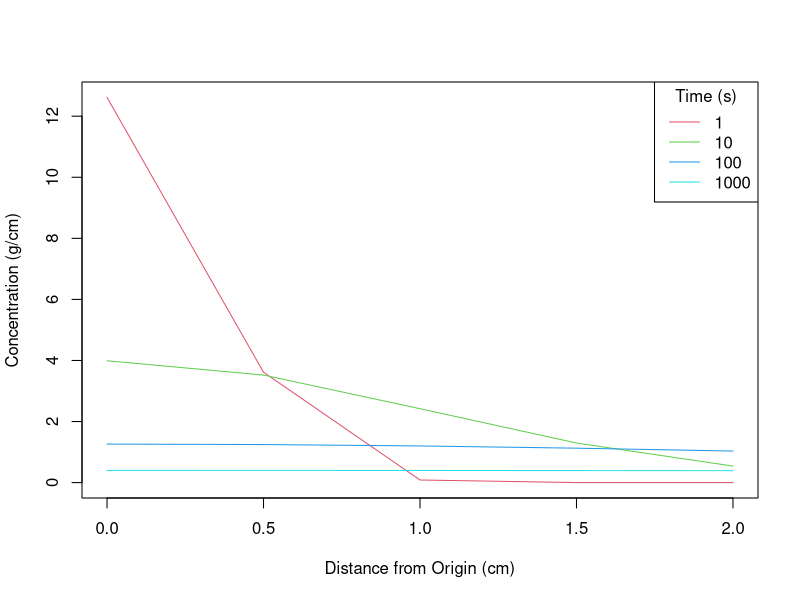
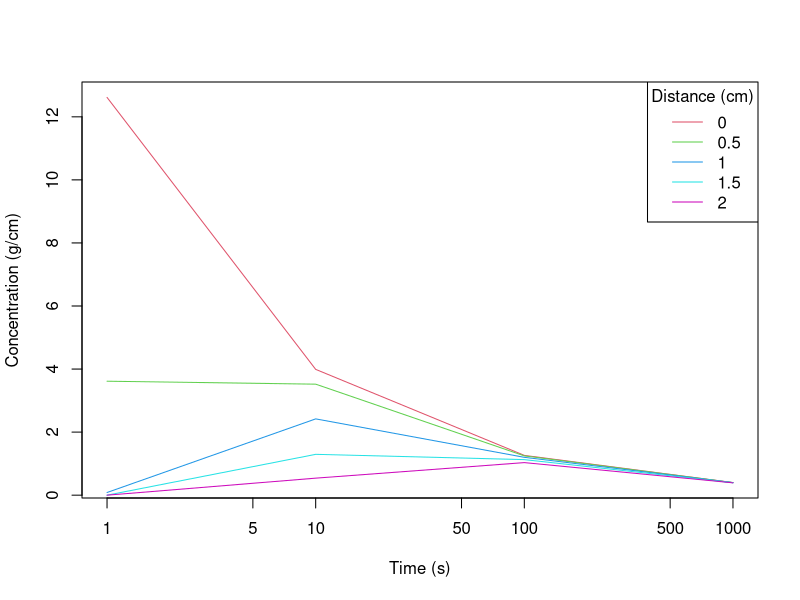

Reproduce these figures in R, in order.
## ---- chunk 1
M = 10 
D = 0.05 
## ---- chunk 2
x = seq(0,2,.5)
Time = c(1,10,100,1000) 
C_matrix = matrix(NA,length(x),length(Time)) 
## ---- chunk 3
# Initial Conditions
M = 10
D = 0.05

# Nested for loops that calculate the concentration
# Loops over the x vector for each time spot
# Adds to that spot in the matrix
# x is in the x spot and time is in the y spot
# x is rows and time is columns
for(i_Time in 1:length(Time)){
  for(i_x in 1:length(x)){
    C = (M/sqrt(4*pi*D*Time[i_Time]))*exp(-((x[i_x])^2/(4*D*Time[i_Time])))
    C_matrix[i_x,i_Time] <- C
  }
}
## ---- chunk 4
plot(x = NULL,y = NULL, ylab = "Concentration (g/cm)", xlab = "Distance from Origin (cm)", ylim = range(C_matrix[,1]), xlim = range(x))

for(time_spot in 1:length(Time)){
  lines(x, C_matrix[,time_spot], type = 'l', col = time_spot+1)
}

# Add legend
legend("topright",title = "Time (s)", legend = Time, col = 2:(length(x)+1), lty = 1)
## ---- chunk 5
plot(x = NULL,y = NULL, ylab = "Concentration (g/cm)", xlab = "Time (s)", ylim = range(C_matrix[1,]), xlim = range(Time), log = 'x')

for(x_spot in 1:length(x)){
  lines(Time, C_matrix[x_spot,], type = 'l', col = x_spot+1)
}

# Add legend
legend("topright",title = "Distance (cm)", legend = x, col = 2:(length(x)+1), lty = 1)
## ---- chunk 6
# Step 1

# Creating the new vectors
dt = 1
time_2=seq(0, 1000, dt)
x = seq(0,2,.5) # same x as Part A

# Set up new matrix
C_matrix2 = matrix(0,length(x),length(time_2))

# Initial Conditions
M = 10
D = 0.05

# Step 2

C_matrix2[1,1] = 10/0.5 # grams/cm 



## ---- chunk 7

## ---- chunk 8

## ---- chunk 9

